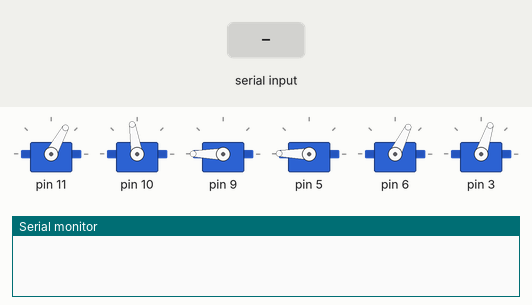
Simulated run of this sketch. Board: Arduino Uno, built with avr-gcc and run on an emulated ATmega328P. Parts: 6 × servo, the last lines printed to the serial monitor. Inputs (shaded band) come from the test bench.

Above: at 14.3 s.
14.4 s: "w" received over the second serial link
At 14.86 s:
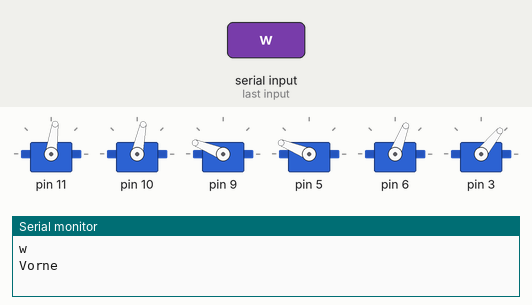
At 15.46 s:
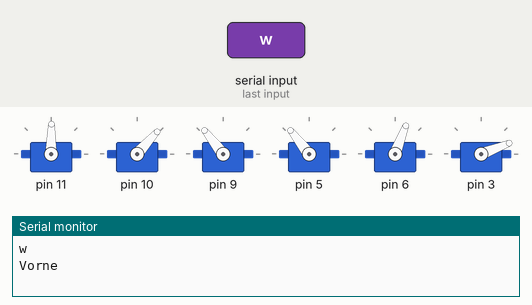
17.4 s: "y" received over the second serial link
At 17.58 s:
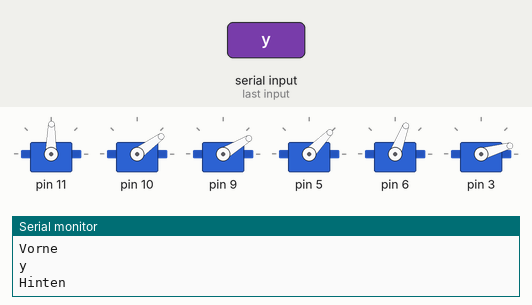
20.4 s: "w" received over the second serial link
Timing chart, 0 to 24.6 s (numbered marks = the images above; inputs shaded):
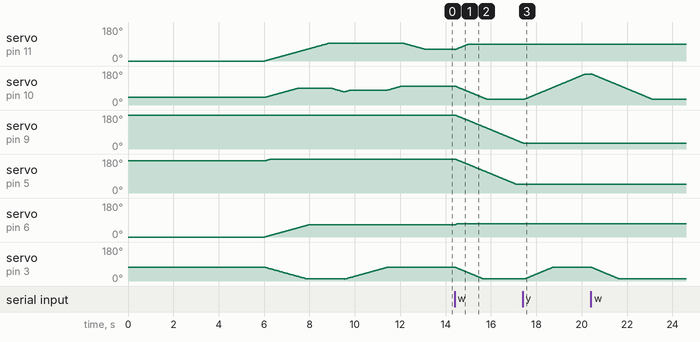

The sketch:

ArduinoBluetoothSetup.ino
```cpp
#include <SoftwareSerial.h>
#include <Braccio.h>
#include <Servo.h>

Servo base;
Servo shoulder;
Servo elbow;
Servo wrist_ver;
Servo wrist_rot;
Servo gripper;

int bluetoothTx = 2;  // TX-O pin of bluetooth mate, Arduino D2
int bluetoothRx = 3;  // RX-I pin of bluetooth mate, Arduino D3

int dataFromBt;

boolean binary = false;

SoftwareSerial bluetooth(bluetoothTx, bluetoothRx);

void setup()
{
  //All the servo motors will be positioned in the "safety" position:
  //Base (M1):90 degrees
  //Shoulder (M2): 45 degrees
  //Elbow (M3): 180 degrees
  //Wrist vertical (M4): 180 degrees
  //Wrist rotation (M5): 90 degrees
  //gripper (M6): 10 degrees
  Braccio.begin();
  // Step Delay: a milliseconds delay between the movement of each servo.  Allowed values from 10 to 30 msec.
  // M1=base degrees. Allowed values from 0 to 180 degrees
  // M2=shoulder degrees. Allowed values from 15 to 165 degrees
  // M3=elbow degrees. Allowed values from 0 to 180 degrees
  // M4=wrist vertical degrees. Allowed values from 0 to 180 degrees
  // M5=wrist rotation degrees. Allowed values from 0 to 180 degrees
  // M6=gripper degrees. Allowed values from 10 to 73 degrees. 10: the toungue is open, 73: the gripper is closed.
  Braccio.ServoMovement (30,95,90,180,180,65,10);
  Serial.begin(9600); // Open data rate an sets serial port to 9600 bps
  bluetooth.begin(9600);
  Braccio.ServoMovement (30,95,70,180,180,65,10);
  Braccio.ServoMovement (30,95,80,180,180,65,73);
  Braccio.ServoMovement (30,95,100,180,180,65,73);
  Braccio.ServoMovement (30,60,100,180,180,65,73);

}

void loop()
{

  if (bluetooth.available()) // Bluetooth input
  {
    // Send any characters the bluetooth prints to the serial monitor
    dataFromBt = bluetooth.read();
    Serial.println((char)dataFromBt);

    if (dataFromBt == 'w') {
      Serial.println("Vorne");
      bluetooth.print("w");
      vorne();
    }
    if (dataFromBt == 'y') {
      Serial.println("Hinten");
      bluetooth.print("y");
      hinten();
    }
    /*if (dataFromBt == 'b') {
      binary = true;
    } else {
      binary = false;
    }*/

  }

  if (Serial.available()) // Serial input
  {
    bluetooth.print((char)Serial.read());
  }


  if (binary) {

    bluetooth.print("1");
    Serial.println("EINS");
    delay(1000);

    bluetooth.print("0");
    Serial.println("NULL");
    delay(1000);
  }

}

void vorne() {

  Braccio.ServoMovement (20,90,30,30,45,70,10);

}

void hinten() {

  Braccio.ServoMovement (20,90,180,30,45,70,73);

}
```

Measured:
- after the input at 14.4 s, servo on pin 9: moves from 180° to 32° over 3.0 s, starting at once; servo on pin 6: 64° → 69° at once
